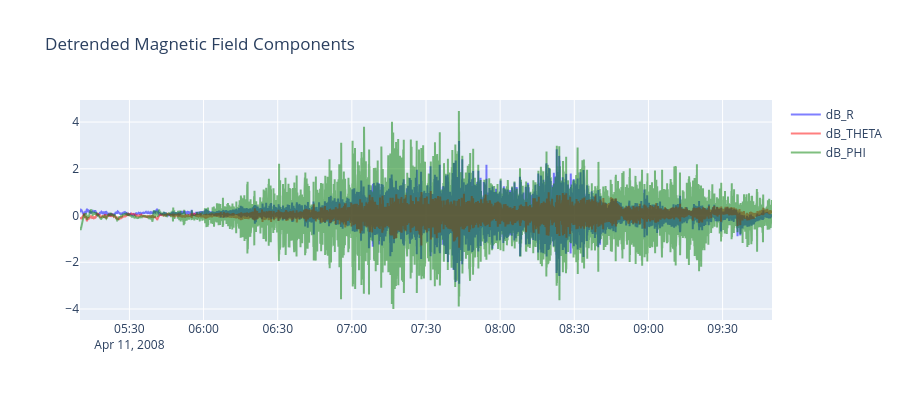

Here is the notebook cell this chart was saved with:
### Code cell
# plot dB_R, dB_THETA, dB_PHI. with opacity
fig=go.Figure()
fig.add_trace(go.Scatter(x=pd.to_datetime(df['TIME']),y=df['dB_R'],mode='lines',name='dB_R',line=dict(color='blue'),opacity=0.5))
fig.add_trace(go.Scatter(x=pd.to_datetime(df['TIME']),y=df['dB_THETA'],mode='lines',name='dB_THETA',line=dict(color='red'),opacity=0.5))
fig.add_trace(go.Scatter(x=pd.to_datetime(df['TIME']),y=df['dB_PHI'],mode='lines',name='dB_PHI',line=dict(color='green'),opacity=0.5))
fig.update_layout(height=400,title_text="Detrended Magnetic Field Components")
fig.show()

### Figure 1 — Plotly figure (JSON) as saved in the notebook; plotly's stock layout.template omitted (floating-point values rounded to 4 significant figures; data arrays with more than 128 entries replaced by an {"elided": "..."} marker saying what was removed)
{"data": [{"line": {"color": "blue"}, "mode": "lines", "name": "dB_R", "opacity": 0.5, "type": "scatter", "x": {"elided": "16800 str values"}, "y": {"elided": "16800 float values"}}, {"line": {"color": "red"}, "mode": "lines", "name": "dB_THETA", "opacity": 0.5, "type": "scatter", "x": {"elided": "16800 str values"}, "y": {"elided": "16800 float values"}}, {"line": {"color": "green"}, "mode": "lines", "name": "dB_PHI", "opacity": 0.5, "type": "scatter", "x": {"elided": "16800 str values"}, "y": {"elided": "16800 float values"}}], "layout": {"height": 400, "title": {"text": "Detrended Magnetic Field Components"}}}
